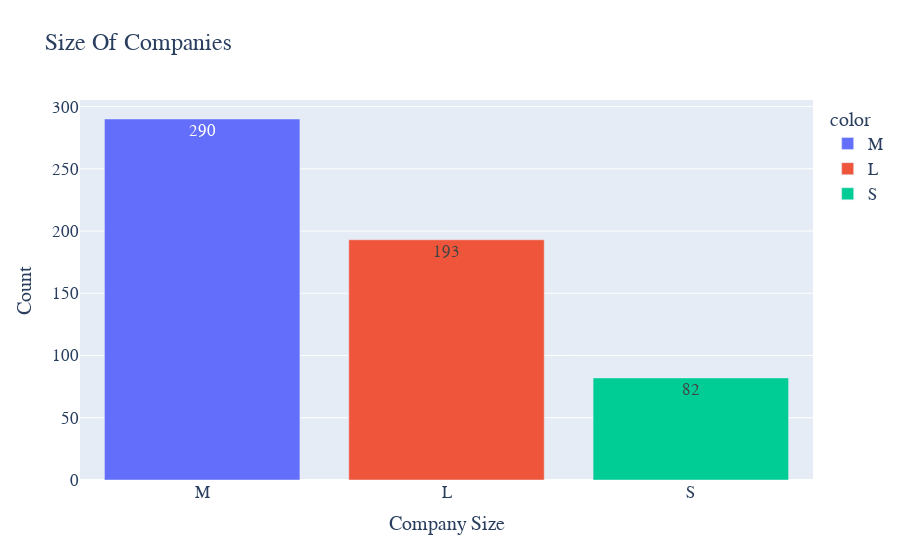

The cell this chart's notebook holds for it:
### Markdown cell above
Size of the company

### Code cell
com_sz=sal['company_size'].value_counts()
fig=px.bar(sal, x=com_sz.index, y=com_sz.values, text=com_sz.values, color=com_sz.index, title="Size Of Companies")
fig.update_layout(
    xaxis_title="Company Size",
    yaxis_title="Count",
    font = dict(size=17,family="Candara"))
fig.show()

### Figure 1 — Plotly figure (JSON) as saved in the notebook; plotly's stock layout.template omitted (floating-point values rounded to 4 significant figures)
{"data": [{"alignmentgroup": "True", "hovertemplate": "color=M<br>x=%{x}<br>y=%{y}<br>text=%{text}<extra></extra>", "legendgroup": "M", "marker": {"color": "#636efa", "pattern": {"shape": ""}}, "name": "M", "offsetgroup": "M", "orientation": "v", "showlegend": true, "text": [290], "textposition": "auto", "type": "bar", "x": ["M"], "xaxis": "x", "y": [290], "yaxis": "y"}, {"alignmentgroup": "True", "hovertemplate": "color=L<br>x=%{x}<br>y=%{y}<br>text=%{text}<extra></extra>", "legendgroup": "L", "marker": {"color": "#EF553B", "pattern": {"shape": ""}}, "name": "L", "offsetgroup": "L", "orientation": "v", "showlegend": true, "text": [193], "textposition": "auto", "type": "bar", "x": ["L"], "xaxis": "x", "y": [193], "yaxis": "y"}, {"alignmentgroup": "True", "hovertemplate": "color=S<br>x=%{x}<br>y=%{y}<br>text=%{text}<extra></extra>", "legendgroup": "S", "marker": {"color": "#00cc96", "pattern": {"shape": ""}}, "name": "S", "offsetgroup": "S", "orientation": "v", "showlegend": true, "text": [82], "textposition": "auto", "type": "bar", "x": ["S"], "xaxis": "x", "y": [82], "yaxis": "y"}], "layout": {"barmode": "relative", "font": {"family": "Candara", "size": 17}, "legend": {"title": {"text": "color"}, "tracegroupgap": 0}, "title": {"text": "Size Of Companies"}, "xaxis": {"anchor": "y", "domain": [0, 1], "title": {"text": "Company Size"}}, "yaxis": {"anchor": "x", "domain": [0, 1], "title": {"text": "Count"}}}}
